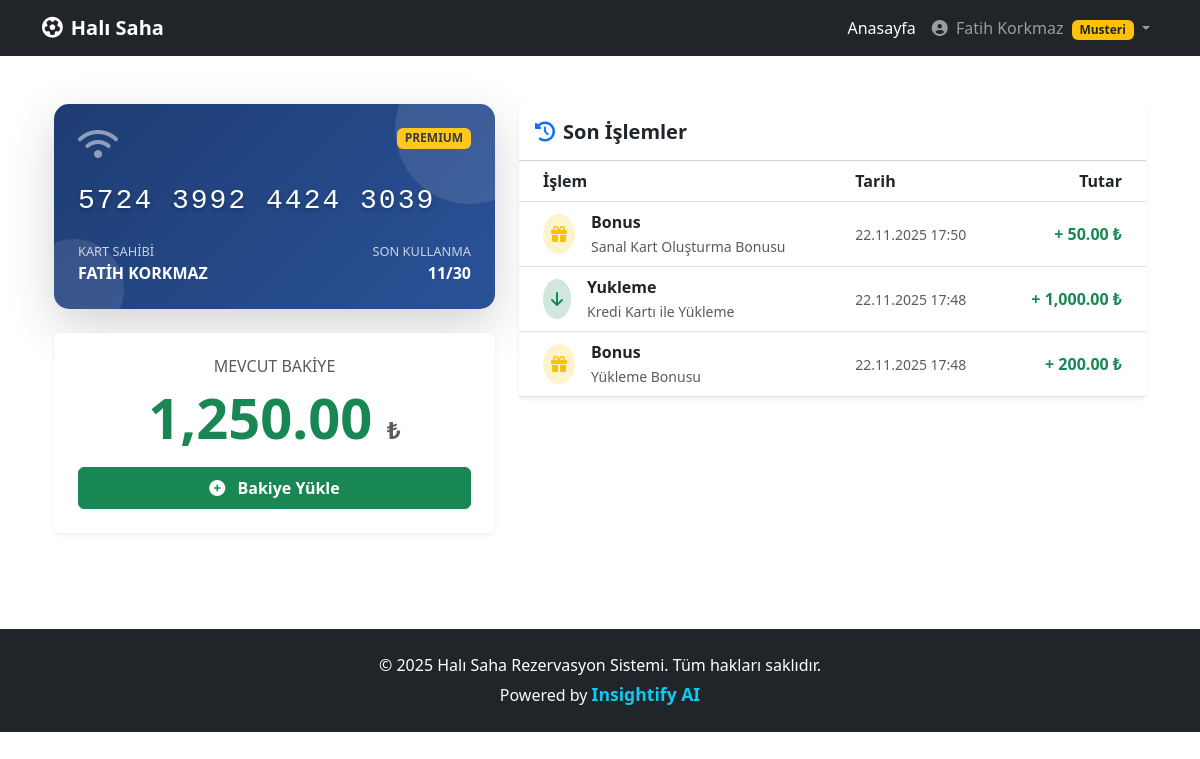
The app's page /cuzdan.php (signed in) with its own data.
### tables this page shows
CREATE TABLE `sanalkartlar` (
  `kart_id` int NOT NULL,
  `kullanici_id` int NOT NULL,
  `kart_numarasi` varchar(20) NOT NULL,
  `son_kullanma_tarihi` varchar(5) NOT NULL,
  `cvv` varchar(3) NOT NULL,
  `kart_adi` varchar(50) DEFAULT 'Sanal Kart',
  `olusturma_tarihi` datetime DEFAULT CURRENT_TIMESTAMP
);

CREATE TABLE `kullanicilar` (
  `kullanici_id` int NOT NULL,
  `eposta` varchar(150) NOT NULL,
  `sifre` varchar(255) NOT NULL,
  `ad` varchar(100) NOT NULL,
  `soyad` varchar(100) NOT NULL,
  `telefon` varchar(20) DEFAULT NULL,
  `rol` enum('musteri','tesis_sahibi','admin') NOT NULL,
  `kayit_tarihi` datetime DEFAULT CURRENT_TIMESTAMP,
  `toplam_puan` int DEFAULT '0',
  `bakiye` decimal(10,2) DEFAULT '0.00'
);

CREATE TABLE `cuzdanhareketleri` (
  `hareket_id` int NOT NULL,
  `kullanici_id` int NOT NULL,
  `islem_tipi` enum('yukleme','harcama','bonus','iade','cashback') NOT NULL,
  `tutar` decimal(10,2) NOT NULL,
  `aciklama` varchar(255) DEFAULT NULL,
  `tarih` datetime DEFAULT CURRENT_TIMESTAMP
);

### cuzdan.php (the view, shortened to what this page needs)
<?php
require_once 'includes/db.php';
require_once 'includes/header.php';
$kullanici_id = $_SESSION['kullanici_id'];
$stmt = $pdo->prepare("SELECT * FROM Kullanicilar WHERE kullanici_id = ?");
$stmt->execute([$kullanici_id]);
$kullanici = $stmt->fetch();
$stmt = $pdo->prepare("SELECT * FROM SanalKartlar WHERE kullanici_id = ?");
$stmt->execute([$kullanici_id]);
$kart = $stmt->fetch();
$stmt = $pdo->prepare("SELECT * FROM CuzdanHareketleri WHERE kullanici_id = ? ORDER BY tarih DESC LIMIT 10");
$stmt->execute([$kullanici_id]);
$hareketler = $stmt->fetchAll();
?>
<div class="container mt-5">
    <div class="row">
        <div class="col-md-5 mb-4">
            <div class="card border-0 shadow-lg text-white mb-4" style="background: linear-gradient(135deg, #1e3c72 0%, #2a5298 100%); border-radius: 15px; overflow: hidden;">
                <div class="card-body p-4 position-relative">
                    <div class="d-flex justify-content-between align-items-start mb-4">
                        <i class="fas fa-wifi fa-2x opacity-50"></i>
                        <span class="badge bg-warning text-dark">PREMIUM</span>
                    </div>
                    <div class="mb-4">
                        <h3 class="font-monospace mb-0" style="letter-spacing: 2px; text-shadow: 0 2px 4px rgba(0,0,0,0.3);">
                            <?php echo $kart ? $kart['kart_numarasi'] : '**** **** **** ****'; ?>
                        </h3>
                    </div>
                    <div class="d-flex justify-content-between align-items-end">
                        <div>
                            <small class="d-block opacity-75" style="font-size: 0.8rem;">KART SAHİBİ</small>
                            <span class="fw-bold text-uppercase"><?php echo htmlspecialchars($kullanici['ad'] . ' ' . $kullanici['soyad']); ?></span>
                        </div>
                        <div class="text-end">
                            <small class="d-block opacity-75" style="font-size: 0.8rem;">SON KULLANMA</small>
                            <span class="fw-bold"><?php echo $kart ? $kart['son_kullanma_tarihi'] : '**/**'; ?></span>
                        </div>
                    </div>
                    <div style="position: absolute; top: -50px; right: -50px; width: 150px; height: 150px; background: rgba(255,255,255,0.1); border-radius: 50%;"></div>
                    <div style="position: absolute; bottom: -30px; left: -30px; width: 100px; height: 100px; background: rgba(255,255,255,0.1); border-radius: 50%;"></div>
                </div>
            </div>
            <div class="card border-0 shadow-sm mb-4">
                <div class="card-body text-center p-4">
                    <h6 class="text-muted text-uppercase mb-2">Mevcut Bakiye</h6>
                    <h2 class="display-4 fw-bold text-success mb-3">
                        <?php echo number_format($kullanici['bakiye'] ?? 0, 2); ?> <small class="fs-4 text-muted">₺</small>
                    </h2>
                    <?php if ($kart): ?>
                        <button class="btn btn-success w-100 py-2 fw-bold" data-bs-toggle="modal" data-bs-target="#paraYukleModal">
                            <i class="fas fa-plus-circle me-2"></i> Bakiye Yükle
                        </button>
                    <?php endif; ?>
                </div>
            </div>
        </div>
        <div class="col-md-7">
            <div class="card border-0 shadow-sm">
                <div class="card-header bg-white py-3">
                    <h5 class="mb-0 fw-bold"><i class="fas fa-history me-2 text-primary"></i>Son İşlemler</h5>
                </div>
                <div class="card-body p-0">
                    <div class="table-responsive">
                        <table class="table table-hover align-middle mb-0">
                            <thead class="bg-light">
                                <tr>
                                    <th class="ps-4">İşlem</th>
                                    <th>Tarih</th>
                                    <th class="text-end pe-4">Tutar</th>
                                </tr>
                            </thead>
                            <tbody>
                                <?php if (count($hareketler) > 0): ?>
                                    <?php foreach ($hareketler as $hareket): ?>
                                        <tr>
                                            <td class="ps-4">
                                                <div class="d-flex align-items-center">
                                                    <?php
                                                    $icon = 'fa-exchange-alt';
                                                    $color = 'text-secondary';
                                                    $bg = 'bg-light';
                                                    switch($hareket['islem_tipi']) {
                                                        case 'yukleme':
                                                            $icon = 'fa-arrow-down';
                                                            $color = 'text-success';
                                                            $bg = 'bg-success-subtle';
                                                            break;
                                                        case 'bonus':
                                                            $icon = 'fa-gift';
                                                            $color = 'text-warning';
                                                            $bg = 'bg-warning-subtle';
                                                            break;
                                                    }
                                                    ?>
                                                    <div class="rounded-circle p-2 me-3 <?php echo $bg; ?>">
                                                        <i class="fas <?php echo $icon; ?> <?php echo $color; ?>"></i>
                                                    </div>
                                                    <div>
                                                        <div class="fw-bold text-capitalize"><?php echo $hareket['islem_tipi']; ?></div>
                                                        <small class="text-muted"><?php echo htmlspecialchars($hareket['aciklama']); ?></small>
                                                    </div>
                                                </div>
                                            </td>
                                            <td class="text-muted small">
                                                <?php echo date('d.m.Y H:i', strtotime($hareket['tarih'])); ?>
                                            </td>
                                            <td class="text-end pe-4">
                                                <span class="fw-bold <?php echo in_array($hareket['islem_tipi'], ['harcama']) ? 'text-danger' : 'text-success'; ?>">
                                                    <?php echo in_array($hareket['islem_tipi'], ['harcama']) ? '-' : '+'; ?>
                                                    <?php echo number_format($hareket['tutar'], 2); ?> ₺
                                                </span>
                                            </td>
                                        </tr>
                                    <?php endforeach; ?>
                                <?php else: ?>
                                    <tr>
                                        <td colspan="3" class="text-center py-4 text-muted">Henüz işlem geçmişi yok.</td>
                                    </tr>
                                <?php endif; ?>
                            </tbody>
                        </table>
                    </div>
                </div>
            </div>
        </div>
    </div>
</div>
<?php require_once 'includes/footer.php'; ?>

### records on screen
sanalkartlar: kart_numarasi "5724 3992 4424 3039", son_kullanma_tarihi "11/30"
kullanicilar: ad+soyad "FATIH KORKMAZ", bakiye "1,250.00"
cuzdanhareketleri: islem_tipi "Bonus", aciklama "Sanal Kart Oluşturma Bonusu", tarih "22.11.2025 17:50", tutar "50.00"
cuzdanhareketleri: islem_tipi "Yukleme", aciklama "Kredi Kartı ile Yükleme", tarih "22.11.2025 17:48", tutar "1,000.00"
cuzdanhareketleri: islem_tipi "Bonus", aciklama "Yükleme Bonusu", tarih "22.11.2025 17:48", tutar "200.00"

### other values on screen
$_SESSION['ad'] . ' ' . $_SESSION['soyad'] "Fatih Korkmaz"
$_SESSION['rol'] "Musteri"
